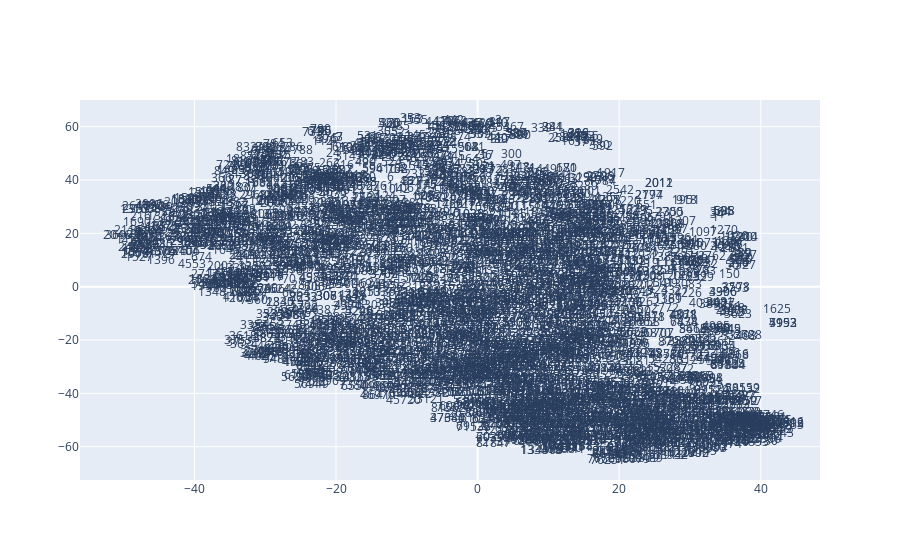

The notebook cell this image was saved under:
### Markdown cell above
Plotting embeddings

### Code cell
#hide

# Code from: https://radimrehurek.com/gensim/auto_examples/tutorials/run_word2vec.html#visualising-the-word-embeddings

from sklearn.decomposition import IncrementalPCA    # inital reduction
from sklearn.manifold import TSNE                   # final reduction
import numpy as np                                  # array handling


def reduce_dimensions(model):
    num_dimensions = 2  # final num dimensions (2D, 3D, etc)

    vectors = [] # positions in vector space
    labels = [] # keep track of words to label our data again later
    for word in model.wv.vocab:
        vectors.append(model.wv[word])
        labels.append(word)

    # convert both lists into numpy vectors for reduction
    vectors = np.asarray(vectors)
    labels = np.asarray(labels)

    # reduce using t-SNE
    vectors = np.asarray(vectors)
    tsne = TSNE(n_components=num_dimensions, random_state=0)
    vectors = tsne.fit_transform(vectors)

    x_vals = [v[0] for v in vectors]
    y_vals = [v[1] for v in vectors]
    return x_vals, y_vals, labels


x_vals, y_vals, labels = reduce_dimensions(word2vec_recommender.model)

def plot_with_plotly(x_vals, y_vals, labels, plot_in_notebook=True):
    from plotly.offline import init_notebook_mode, iplot, plot
    import plotly.graph_objs as go

    trace = go.Scatter(x=x_vals, y=y_vals, mode='text', text=labels)
    data = [trace]

    if plot_in_notebook:
        init_notebook_mode(connected=True)
        iplot(data, filename='word-embedding-plot')
    else:
        plot(data, filename='word-embedding-plot.html')


def plot_with_matplotlib(x_vals, y_vals, labels):
    import matplotlib.pyplot as plt
    import random

    random.seed(0)

    plt.figure(figsize=(12, 12))
    plt.scatter(x_vals, y_vals)

    #
    # Label randomly subsampled 25 data points
    #
    indices = list(range(len(labels)))
    selected_indices = random.sample(indices, 25)
    for i in selected_indices:
        plt.annotate(labels[i], (x_vals[i], y_vals[i]))

try:
    get_ipython()
except Exception:
    plot_function = plot_with_matplotlib
else:
    plot_function = plot_with_plotly

plot_function(x_vals, y_vals, labels)

### Figure 1 — Plotly figure (JSON) as saved in the notebook; plotly's stock layout.template omitted (floating-point values rounded to 4 significant figures; data arrays with more than 128 entries replaced by an {"elided": "..."} marker saying what was removed)
{"data": [{"mode": "text", "text": {"elided": "2888 str values"}, "type": "scatter", "x": {"elided": "2888 float values"}, "y": {"elided": "2888 float values"}}], "layout": {}}
